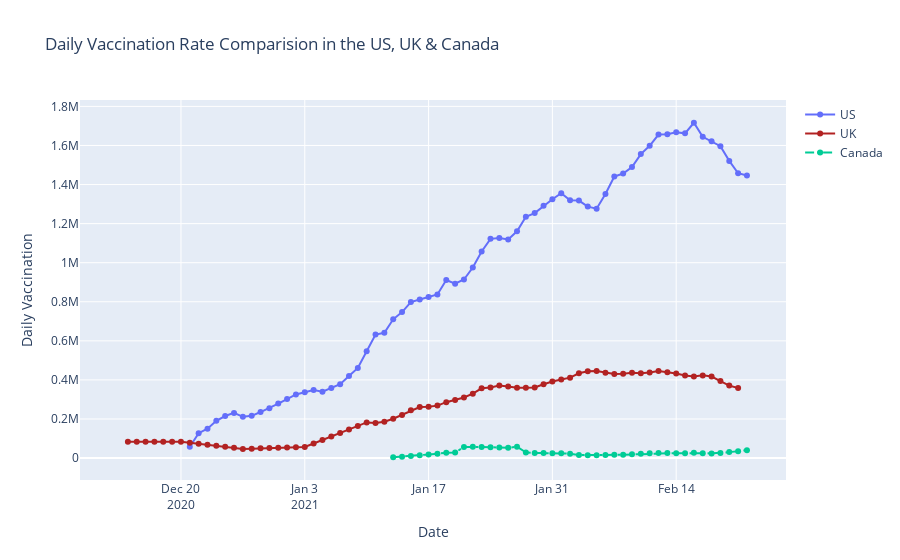

Notebook code cell kept with this figure:
### Code cell
#Daily Vaccination Rate Comparision
fig=go.Figure()
df1=df[df['country']=='United States']
df2=df[df['country']=='United Kingdom']
df3=df[df['country']=='Canada']
fig.add_trace(go.Scatter(x=df1.date,y=df1.daily_vaccinations,mode='lines+markers',name='US'))
fig.add_trace(go.Scatter(x=df2.date,y=df2.daily_vaccinations,mode='lines+markers',line=dict(color='firebrick',width=2),name='UK'))
fig.add_trace(go.Scatter(x=df3.date,y=df3.daily_vaccinations,mode='lines+markers',line=dict(dash='dashdot'),name='Canada'))

fig.update_layout(title = 'Daily Vaccination Rate Comparision in the US, UK & Canada',xaxis_title='Date',yaxis_title='Daily Vaccination' )
